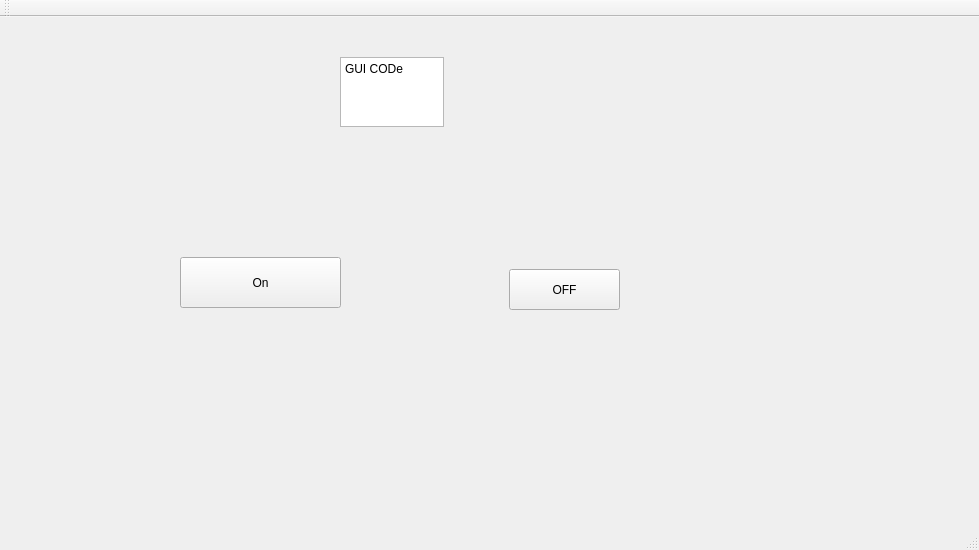
<?xml version="1.0" encoding="UTF-8"?>
<ui version="4.0">
 <class>MainWindow</class>
 <widget class="QMainWindow" name="MainWindow">
  <property name="geometry">
   <rect>
    <x>0</x>
    <y>0</y>
    <width>979</width>
    <height>550</height>
   </rect>
  </property>
  <property name="windowTitle">
   <string>MainWindow</string>
  </property>
  <widget class="QWidget" name="centralWidget">
   <widget class="QTextEdit" name="textBox">
    <property name="geometry">
     <rect>
      <x>340</x>
      <y>40</y>
      <width>104</width>
      <height>70</height>
     </rect>
    </property>
    <property name="html">
     <string>&lt;!DOCTYPE HTML PUBLIC &quot;-//W3C//DTD HTML 4.0//EN&quot; &quot;http://www.w3.org/TR/REC-html40/strict.dtd&quot;&gt;
&lt;html&gt;&lt;head&gt;&lt;meta name=&quot;qrichtext&quot; content=&quot;1&quot; /&gt;&lt;style type=&quot;text/css&quot;&gt;
p, li { white-space: pre-wrap; }
&lt;/style&gt;&lt;/head&gt;&lt;body style=&quot; font-family:'Sans Serif'; font-size:9pt; font-weight:400; font-style:normal;&quot;&gt;
&lt;p style=&quot; margin-top:0px; margin-bottom:0px; margin-left:0px; margin-right:0px; -qt-block-indent:0; text-indent:0px;&quot;&gt;GUI CODe&lt;/p&gt;
&lt;p style=&quot;-qt-paragraph-type:empty; margin-top:0px; margin-bottom:0px; margin-left:0px; margin-right:0px; -qt-block-indent:0; text-indent:0px;&quot;&gt;&lt;br /&gt;&lt;/p&gt;&lt;/body&gt;&lt;/html&gt;</string>
    </property>
   </widget>
   <widget class="QPushButton" name="btnOn">
    <property name="geometry">
     <rect>
      <x>180</x>
      <y>240</y>
      <width>161</width>
      <height>51</height>
     </rect>
    </property>
    <property name="text">
     <string>On</string>
    </property>
   </widget>
   <widget class="QPushButton" name="btnOff">
    <property name="geometry">
     <rect>
      <x>509</x>
      <y>252</y>
      <width>111</width>
      <height>41</height>
     </rect>
    </property>
    <property name="text">
     <string>OFF</string>
    </property>
   </widget>
  </widget>
  <widget class="QMenuBar" name="menuBar">
   <property name="geometry">
    <rect>
     <x>0</x>
     <y>0</y>
     <width>979</width>
     <height>20</height>
    </rect>
   </property>
  </widget>
  <widget class="QToolBar" name="mainToolBar">
   <attribute name="toolBarArea">
    <enum>TopToolBarArea</enum>
   </attribute>
   <attribute name="toolBarBreak">
    <bool>false</bool>
   </attribute>
  </widget>
  <widget class="QStatusBar" name="statusBar"/>
 </widget>
 <layoutdefault spacing="6" margin="11"/>
 <resources/>
 <connections/>
</ui>
